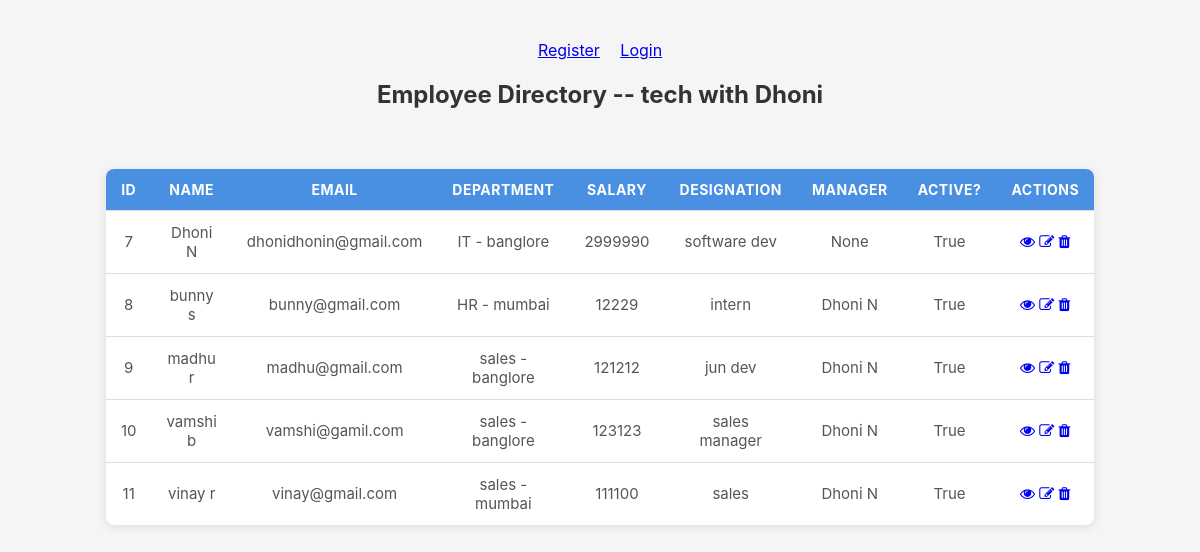
The page / on the database its author committed.
### employees/models.py (models this page shows)
class Employee(models.Model):
    first_name = models.CharField(max_length=100)
    last_name = models.CharField(max_length=100)
    email = models.EmailField(unique=True)
    designation = models.CharField(max_length=100)
    image = models.ImageField(upload_to='emp_images',default='3.png')
    salary=models.IntegerField()
    joining_date = models.DateField()
    is_active = models.BooleanField(default=True)
    department = models.ForeignKey(Department, on_delete=models.SET_NULL, related_name='employees',blank=True, null=True)
    manager = models.ForeignKey('self', on_delete=models.SET_NULL,blank=True, null=True,)
    def __str__(self):
        return f"{self.first_name} {self.last_name}"
    def full_name(self):
        return f"{self.first_name} {self.last_name}"

class Department(models.Model):
    name = models.CharField(max_length=100)
    location = models.CharField(max_length=100)
    def __str__(self):
        return f"{self.name} - {self.location}"

### employees_main/views.py (the view)
# urls.py: 2. Add a URL to urlpatterns:  path('', views.home, name='home')
def home (request):
    employees = Employee.objects.all()
    context = {
        'employees': employees
    }
    return render(request,'home.html', context)

### templates/home.html (shortened to what this page needs)
{% load static %}
<!DOCTYPE html>
<html lang="en">
<head>
    <link rel="stylesheet" href="{% static 'css/style.css' %}">
    <link rel="stylesheet" href="https://cdnjs.cloudflare.com/ajax/libs/font-awesome/4.7.0/css/font-awesome.min.css">
</head>
<body>
    {% if not user.is_authenticated %}
    <a href="{% url 'register' %}" >Register</a>&emsp;
    <a href="{% url 'login' %}">Login</a>
    {% else %}
    your are logged in as {{ user.username }}
    <a href="{% url 'logout' %}">logout</a>
    {% endif %}
    <h2>Employee Directory -- tech with Dhoni</h2>
    <br><br>
<table>
    <thead>
        <tr>
            <th>ID</th>
            <th>Name</th>
            <th>Email</th>
            <th>Department</th>
            <th>Salary</th>
            <th>Designation</th>
            <th>Manager</th>
            <th>Active?</th>
            <th>Actions</th>
        </tr>
    </thead>
    <tbody>
        {% for e in employees %}
        <tr>
            <td>{{ e.id }}</td>
            <td>{{ e.full_name}}</td>
            <td>{{ e.email }}</td>
            <td>{{ e.department }}</td>
            <td>{{ e.salary }}</td>
            <td>{{ e.designation }}</td>
            <td>{{ e.manager }}</td>
            <td>{{ e.is_active }}</td>
            <td>
                <div>
                    <a href="{% url 'employee_detail' e.id %}"><i class="fa fa-eye"></i></a>
                    <a href="{% url 'edit_employee' e.id %}"><i class="fa fa-edit"></i></a>
                    <a href="{% url 'delete_employee' e.id %}"><i class="fa fa-trash"></i></a>
                </div>
            </td>
        </tr>
        {% endfor %}
    </tbody>
</table>
</body>
</html>

### employees_main/static/css/style.css (style rules this page uses)
body { font-family: "Inter", sans-serif; background: #f5f5f5; margin: 0; padding: 40px; text-align: center; }
h2 { margin-bottom: 20px; color: #333; }
table { margin: auto; border-collapse: collapse; width: 90%; max-width: 900px; background: white; border-radius: 8px; overflow: hidden; box-shadow: 0 2px 10px rgba(0, 0, 0, 0.1); }
thead { background: #4a90e2; color: white; }
th, td { padding: 12px 15px; border-bottom: 1px solid #ddd; }
th { text-transform: uppercase; font-size: 14px; letter-spacing: 0.5px; }
td { color: #555; font-size: 15px; }
tbody tr:last-child td { border-bottom: none; }

### rows shown on the page
Employee: id "7", full_name "Dhoni N", email "dhonidhonin@gmail.com", department "IT - banglore", salary "2999990", designation "software dev", manager "None", is_active "True"
Employee: id "8", full_name "bunny s", email "bunny@gmail.com", department "HR - mumbai", salary "12229", designation "intern", manager "Dhoni N", is_active "True"
Employee: id "9", full_name "madhu r", email "madhu@gmail.com", department "sales - banglore", salary "121212", designation "jun dev", manager "Dhoni N", is_active "True"
Employee: id "10", full_name "vamshi b", email "vamshi@gamil.com", department "sales - banglore", salary "123123", designation "sales manager", manager "Dhoni N", is_active "True"
Employee: id "11", full_name "vinay r", email "vinay@gmail.com", department "sales - mumbai", salary "111100", designation "sales", manager "Dhoni N", is_active "True"
